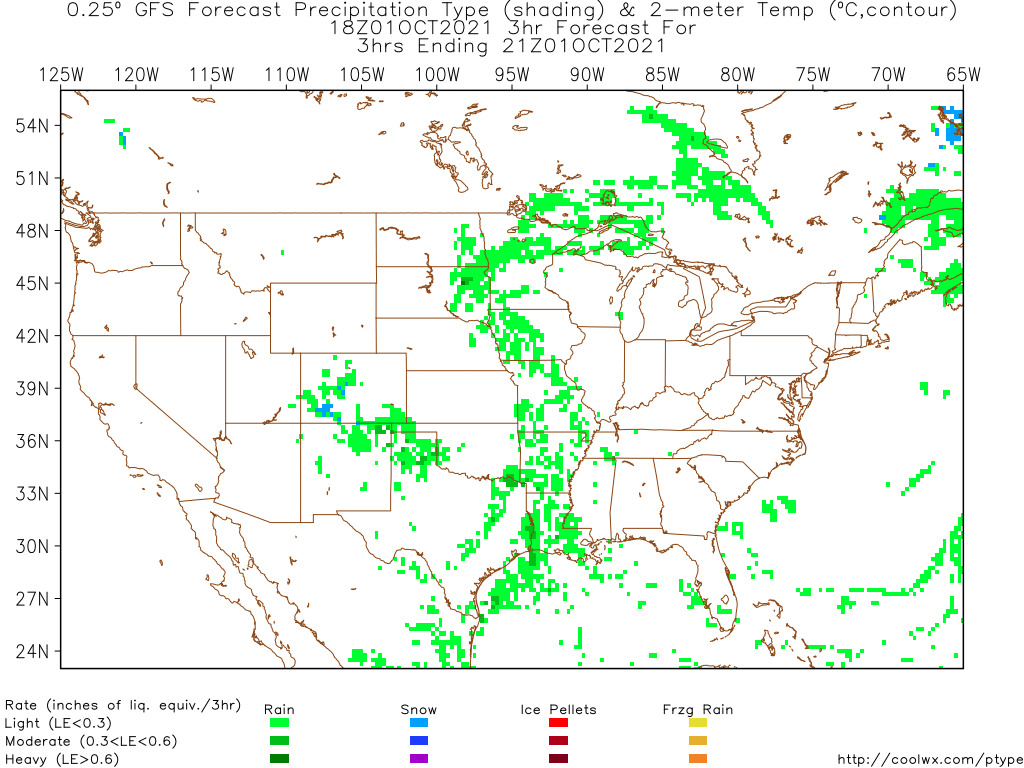
#> input picture images/weather-data/00.jpg, 1024 x 768 px; its folder holds 4 pictures in this run
$ jupyter execute weather-forecast-blending.ipynb
#> lines starting #> are read from the running program, lines starting #| are printed output that depends on the picture
# Blending Images (Average)

Using OpenCV we can blend i.e. compute a weighted **average** of the pixel values for a set of color images which have the *same dimensions*.

## Weather Forecast
I have about 60 images which I obtained from this [weather forecast website](http://coolwx.com/ptype/) by converting GIF to JPG images. I’m interested in seeing the areas which will receive the most rainfall on average over the next 10 days (i.e greens). In order to do that I need to create a single image which blends the weather forecast frames for the next 10 days.

### Import libraries & Image files

[cell 1]
import glob
import numpy as np
import cv2
from PIL import Image

images = glob.glob('images/weather-data/*.jpg')

### A quick GIF of all the images is shown below

* We will use these images to create a blended or average image, which will show us the places where it is more likely to snow.

### Now we store all the images in an array

[cell 2]
image_data = []

for image in images:
    this_image = cv2.imread(image ,1)
#> this_image is the input picture: shape (768, 1024, 3); mean B, G, R 234.7, 245.4, 235.4
    image_data.append(this_image)

### Computing the average

[cell 3]
avg = image_data[0]
for i in range(len(image_data)):
    if i == 0:
        pass
    else:
        alpha = 1.0/(i + 1)
        beta = 1.0 - alpha
        avg = cv2.addWeighted(image_data[i], alpha, avg, beta, 0.0)
#> this loop made 4 passes
#> pass 2, `avg = cv2.addWeighted(image_data[i], alpha, avg, beta, 0.0)`:
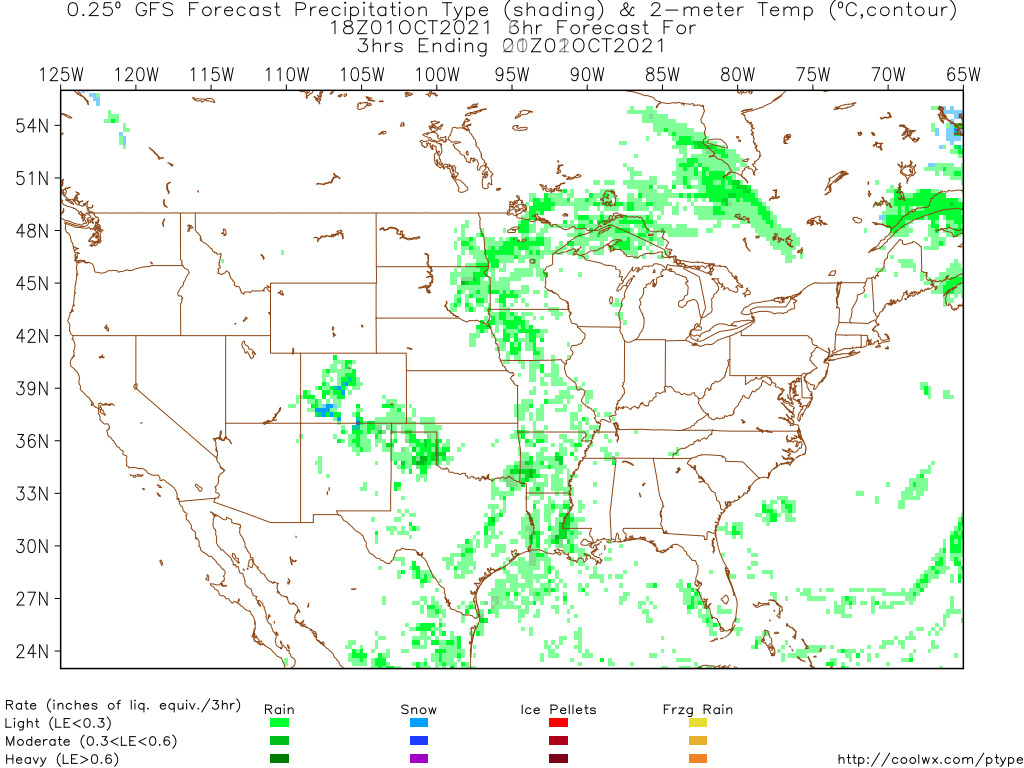
#> avg: shape (768, 1024, 3); mean B, G, R 235, 245.4, 235.8
#> pass 3, `avg = cv2.addWeighted(image_data[i], alpha, avg, beta, 0.0)`:
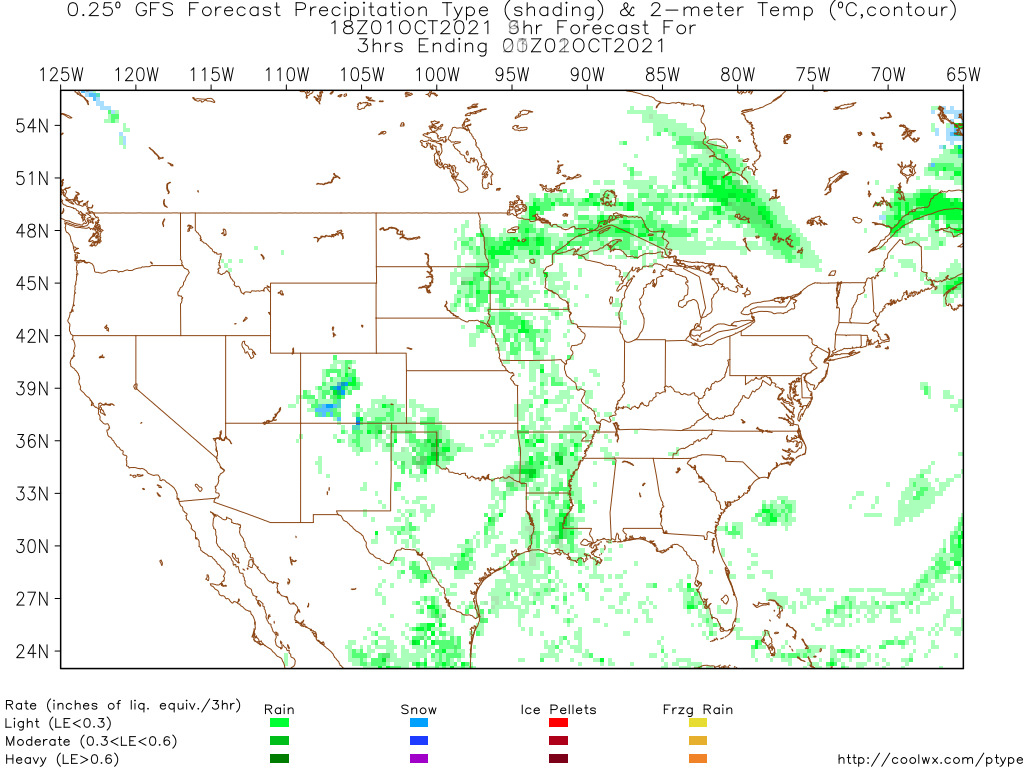
#> avg: shape (768, 1024, 3); mean B, G, R 235.2, 245.4, 236.1
#> after the loop:
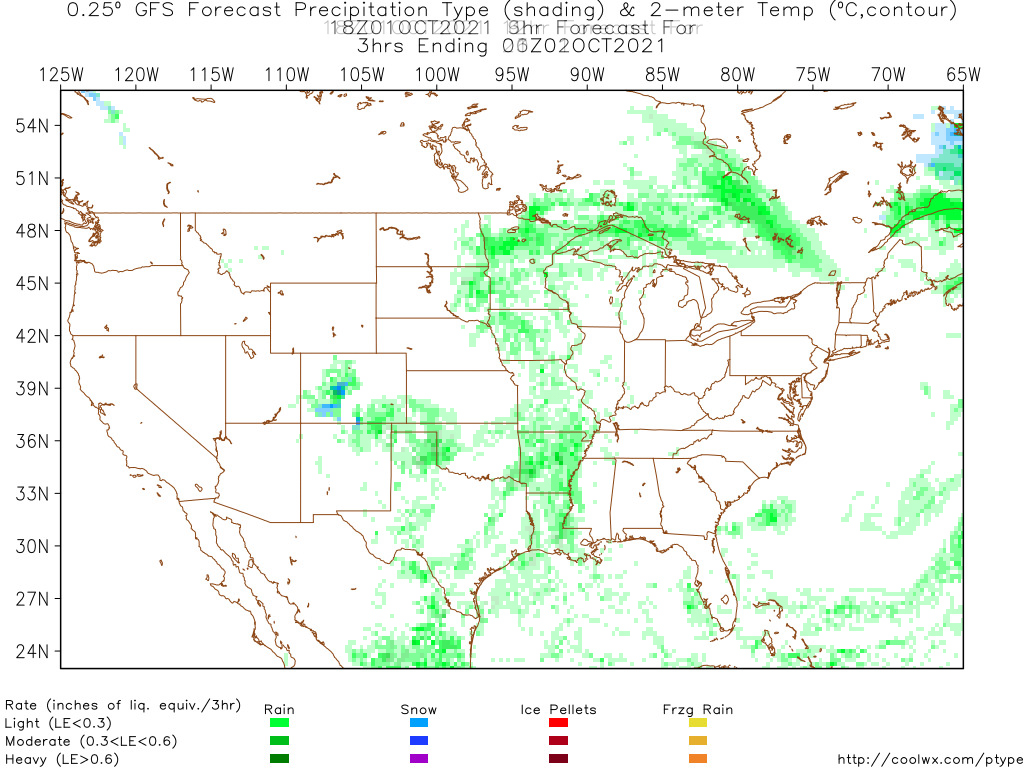
#> avg: shape (768, 1024, 3); mean B, G, R 235.2, 245.4, 236
